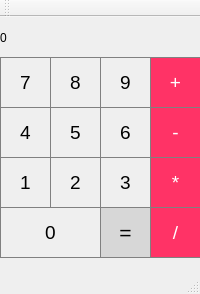
<?xml version="1.0" encoding="UTF-8"?>
<ui version="4.0">
 <class>MainWindow</class>
 <widget class="QMainWindow" name="MainWindow">
  <property name="geometry">
   <rect>
    <x>0</x>
    <y>0</y>
    <width>200</width>
    <height>294</height>
   </rect>
  </property>
  <property name="windowTitle">
   <string>MainWindow</string>
  </property>
  <widget class="QWidget" name="centralWidget">
   <widget class="QLabel" name="rez">
    <property name="geometry">
     <rect>
      <x>0</x>
      <y>0</y>
      <width>201</width>
      <height>41</height>
     </rect>
    </property>
    <property name="styleSheet">
     <string notr="true">QLabel {
	font: 20pt &quot;MS Shell Dlg 2&quot;;
qproperty_alignment: 'AlignVCenter | AlignRight' ;
border: 1px solid gray;
}
background-color:white;</string>
    </property>
    <property name="text">
     <string>0</string>
    </property>
   </widget>
   <widget class="QPushButton" name="pushButton_7">
    <property name="geometry">
     <rect>
      <x>0</x>
      <y>40</y>
      <width>51</width>
      <height>51</height>
     </rect>
    </property>
    <property name="font">
     <font>
      <pointsize>14</pointsize>
     </font>
    </property>
    <property name="styleSheet">
     <string notr="true">QPushButton {
   border: 1px solid gray;
}
QPushButton:pressed {
    background-color: qlineargradient(x1: 0, y1: 0, x2: 0, y2: 1,
                                      stop: 0 #dadbde, stop: 1 #f6f7fa);
}</string>
    </property>
    <property name="text">
     <string>7</string>
    </property>
   </widget>
   <widget class="QPushButton" name="pushButton_plus">
    <property name="geometry">
     <rect>
      <x>150</x>
      <y>40</y>
      <width>51</width>
      <height>51</height>
     </rect>
    </property>
    <property name="font">
     <font>
      <pointsize>14</pointsize>
     </font>
    </property>
    <property name="styleSheet">
     <string notr="true">QPushButton {
  background-color: rgb(255, 051, 102);
  color: white; 
  border: 1px solid gray;
}

QPushButton:pressed {
    background-color: qlineargradient(x1: 0, y1: 0, x2: 0, y2: 1,
                                      stop: 0 #FF7832, stop: 1 #FF9739);
}</string>
    </property>
    <property name="text">
     <string>+</string>
    </property>
   </widget>
   <widget class="QPushButton" name="pushButton_9">
    <property name="geometry">
     <rect>
      <x>100</x>
      <y>40</y>
      <width>51</width>
      <height>51</height>
     </rect>
    </property>
    <property name="font">
     <font>
      <pointsize>14</pointsize>
     </font>
    </property>
    <property name="styleSheet">
     <string notr="true">QPushButton {
   border: 1px solid gray;
}
QPushButton:pressed {
    background-color: qlineargradient(x1: 0, y1: 0, x2: 0, y2: 1,
                                      stop: 0 #dadbde, stop: 1 #f6f7fa);
}</string>
    </property>
    <property name="text">
     <string>9</string>
    </property>
   </widget>
   <widget class="QPushButton" name="pushButton_8">
    <property name="geometry">
     <rect>
      <x>50</x>
      <y>40</y>
      <width>51</width>
      <height>51</height>
     </rect>
    </property>
    <property name="font">
     <font>
      <pointsize>14</pointsize>
     </font>
    </property>
    <property name="styleSheet">
     <string notr="true">QPushButton {
   border: 1px solid gray;
}
QPushButton:pressed {
    background-color: qlineargradient(x1: 0, y1: 0, x2: 0, y2: 1,
                                      stop: 0 #dadbde, stop: 1 #f6f7fa);
}</string>
    </property>
    <property name="text">
     <string>8</string>
    </property>
   </widget>
   <widget class="QPushButton" name="pushButton_6">
    <property name="geometry">
     <rect>
      <x>100</x>
      <y>90</y>
      <width>51</width>
      <height>51</height>
     </rect>
    </property>
    <property name="font">
     <font>
      <pointsize>14</pointsize>
     </font>
    </property>
    <property name="styleSheet">
     <string notr="true">QPushButton {
   border: 1px solid gray;
}
QPushButton:pressed {
    background-color: qlineargradient(x1: 0, y1: 0, x2: 0, y2: 1,
                                      stop: 0 #dadbde, stop: 1 #f6f7fa);
}</string>
    </property>
    <property name="text">
     <string>6</string>
    </property>
   </widget>
   <widget class="QPushButton" name="pushButton_min">
    <property name="geometry">
     <rect>
      <x>150</x>
      <y>90</y>
      <width>51</width>
      <height>51</height>
     </rect>
    </property>
    <property name="font">
     <font>
      <pointsize>14</pointsize>
     </font>
    </property>
    <property name="styleSheet">
     <string notr="true">QPushButton {
  background-color: rgb(255, 051, 102);
  color: white; 
  border: 1px solid gray;
}

QPushButton:pressed {
    background-color: qlineargradient(x1: 0, y1: 0, x2: 0, y2: 1,
                                      stop: 0 #FF7832, stop: 1 #FF9739);
}</string>
    </property>
    <property name="text">
     <string>-</string>
    </property>
   </widget>
   <widget class="QPushButton" name="pushButton_4">
    <property name="geometry">
     <rect>
      <x>0</x>
      <y>90</y>
      <width>51</width>
      <height>51</height>
     </rect>
    </property>
    <property name="font">
     <font>
      <pointsize>14</pointsize>
     </font>
    </property>
    <property name="styleSheet">
     <string notr="true">QPushButton {
   border: 1px solid gray;
}
QPushButton:pressed {
    background-color: qlineargradient(x1: 0, y1: 0, x2: 0, y2: 1,
                                      stop: 0 #dadbde, stop: 1 #f6f7fa);
}</string>
    </property>
    <property name="text">
     <string>4</string>
    </property>
   </widget>
   <widget class="QPushButton" name="pushButton_5">
    <property name="geometry">
     <rect>
      <x>50</x>
      <y>90</y>
      <width>51</width>
      <height>51</height>
     </rect>
    </property>
    <property name="font">
     <font>
      <pointsize>14</pointsize>
     </font>
    </property>
    <property name="styleSheet">
     <string notr="true">QPushButton {
   border: 1px solid gray;
}
QPushButton:pressed {
    background-color: qlineargradient(x1: 0, y1: 0, x2: 0, y2: 1,
                                      stop: 0 #dadbde, stop: 1 #f6f7fa);
}</string>
    </property>
    <property name="text">
     <string>5</string>
    </property>
   </widget>
   <widget class="QPushButton" name="pushButton_3">
    <property name="geometry">
     <rect>
      <x>100</x>
      <y>140</y>
      <width>51</width>
      <height>51</height>
     </rect>
    </property>
    <property name="font">
     <font>
      <pointsize>14</pointsize>
     </font>
    </property>
    <property name="styleSheet">
     <string notr="true">QPushButton {
   border: 1px solid gray;
}
QPushButton:pressed {
    background-color: qlineargradient(x1: 0, y1: 0, x2: 0, y2: 1,
                                      stop: 0 #dadbde, stop: 1 #f6f7fa);
}</string>
    </property>
    <property name="text">
     <string>3</string>
    </property>
   </widget>
   <widget class="QPushButton" name="pushButton_umn">
    <property name="geometry">
     <rect>
      <x>150</x>
      <y>140</y>
      <width>51</width>
      <height>51</height>
     </rect>
    </property>
    <property name="font">
     <font>
      <pointsize>14</pointsize>
     </font>
    </property>
    <property name="styleSheet">
     <string notr="true">QPushButton {
  background-color: rgb(255, 051, 102);
  color: white; 
  border: 1px solid gray;
}

QPushButton:pressed {
    background-color: qlineargradient(x1: 0, y1: 0, x2: 0, y2: 1,
                                      stop: 0 #FF7832, stop: 1 #FF9739);
}</string>
    </property>
    <property name="text">
     <string>*</string>
    </property>
   </widget>
   <widget class="QPushButton" name="pushButton_1">
    <property name="geometry">
     <rect>
      <x>0</x>
      <y>140</y>
      <width>51</width>
      <height>51</height>
     </rect>
    </property>
    <property name="font">
     <font>
      <pointsize>14</pointsize>
     </font>
    </property>
    <property name="styleSheet">
     <string notr="true">QPushButton {
   border: 1px solid gray;
}
QPushButton:pressed {
    background-color: qlineargradient(x1: 0, y1: 0, x2: 0, y2: 1,
                                      stop: 0 #dadbde, stop: 1 #f6f7fa);
}</string>
    </property>
    <property name="text">
     <string>1</string>
    </property>
   </widget>
   <widget class="QPushButton" name="pushButton_2">
    <property name="geometry">
     <rect>
      <x>50</x>
      <y>140</y>
      <width>51</width>
      <height>51</height>
     </rect>
    </property>
    <property name="font">
     <font>
      <pointsize>14</pointsize>
     </font>
    </property>
    <property name="styleSheet">
     <string notr="true">QPushButton {
   border: 1px solid gray;
}
QPushButton:pressed {
    background-color: qlineargradient(x1: 0, y1: 0, x2: 0, y2: 1,
                                      stop: 0 #dadbde, stop: 1 #f6f7fa);
}</string>
    </property>
    <property name="text">
     <string>2</string>
    </property>
   </widget>
   <widget class="QPushButton" name="pushButton_ravno">
    <property name="geometry">
     <rect>
      <x>100</x>
      <y>190</y>
      <width>51</width>
      <height>51</height>
     </rect>
    </property>
    <property name="font">
     <font>
      <pointsize>16</pointsize>
     </font>
    </property>
    <property name="styleSheet">
     <string notr="true">QPushButton {
  background-color: rgb(215, 215, 215);
  border: 1px solid gray;
}
QPushButton:pressed {
    background-color: qlineargradient(x1: 0, y1: 0, x2: 0, y2: 1,
                                      stop: 0 #BEBEBE, stop: 1 #D7D7D7);
}</string>
    </property>
    <property name="text">
     <string>=</string>
    </property>
   </widget>
   <widget class="QPushButton" name="pushButton_del">
    <property name="geometry">
     <rect>
      <x>150</x>
      <y>190</y>
      <width>51</width>
      <height>51</height>
     </rect>
    </property>
    <property name="font">
     <font>
      <pointsize>14</pointsize>
     </font>
    </property>
    <property name="styleSheet">
     <string notr="true">QPushButton {
  background-color: rgb(255, 051, 102);
  color: white; 
  border: 1px solid gray;
}

QPushButton:pressed {
    background-color: qlineargradient(x1: 0, y1: 0, x2: 0, y2: 1,
                                      stop: 0 #FF7832, stop: 1 #FF9739);
}</string>
    </property>
    <property name="text">
     <string>/</string>
    </property>
   </widget>
   <widget class="QPushButton" name="pushButton_0">
    <property name="geometry">
     <rect>
      <x>0</x>
      <y>190</y>
      <width>101</width>
      <height>51</height>
     </rect>
    </property>
    <property name="font">
     <font>
      <pointsize>14</pointsize>
     </font>
    </property>
    <property name="styleSheet">
     <string notr="true">QPushButton {
   border: 1px solid gray;
}
QPushButton:pressed {
    background-color: qlineargradient(x1: 0, y1: 0, x2: 0, y2: 1,
                                      stop: 0 #dadbde, stop: 1 #f6f7fa);
}</string>
    </property>
    <property name="text">
     <string>0</string>
    </property>
   </widget>
  </widget>
  <widget class="QMenuBar" name="menuBar">
   <property name="geometry">
    <rect>
     <x>0</x>
     <y>0</y>
     <width>200</width>
     <height>21</height>
    </rect>
   </property>
  </widget>
  <widget class="QToolBar" name="mainToolBar">
   <attribute name="toolBarArea">
    <enum>TopToolBarArea</enum>
   </attribute>
   <attribute name="toolBarBreak">
    <bool>false</bool>
   </attribute>
  </widget>
  <widget class="QStatusBar" name="statusBar"/>
 </widget>
 <layoutdefault spacing="6" margin="11"/>
 <resources/>
 <connections/>
</ui>
